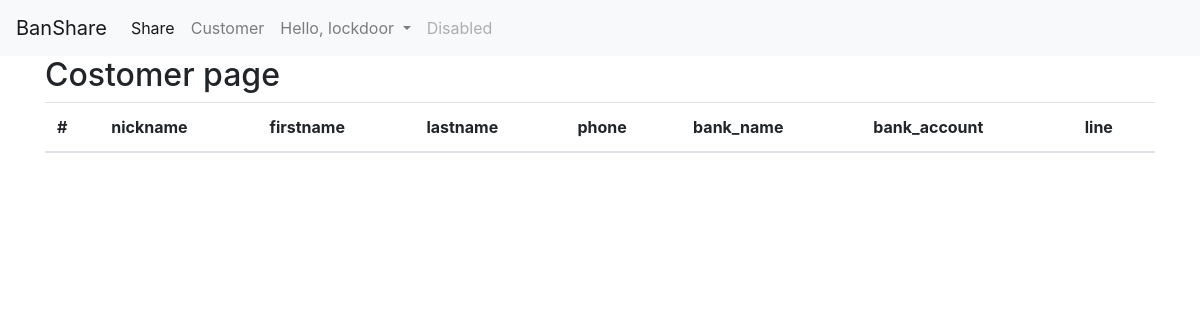
Page /customer/ (signed in) on the earlier database version.
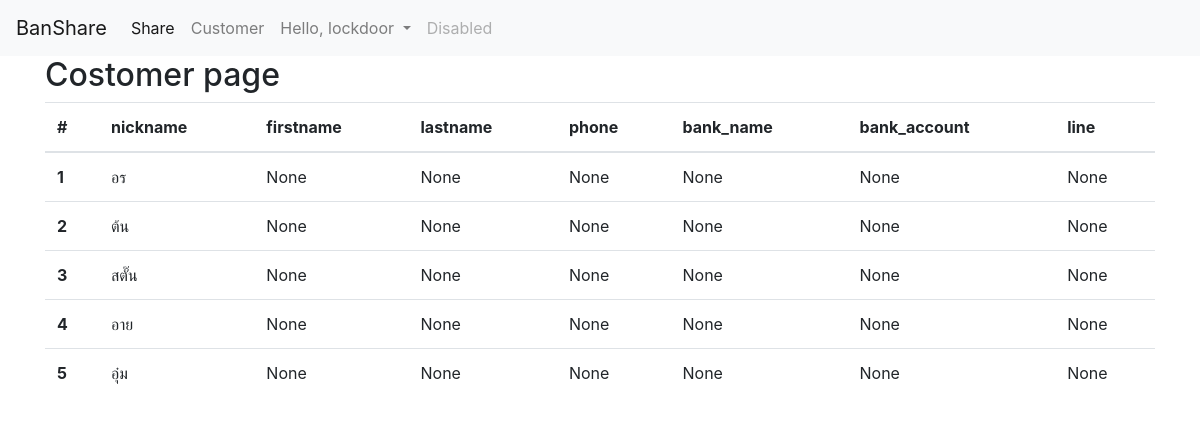
Same page on the later database version.
### share/models.py (models this page shows, shortened)
class Customers(models.Model):
    firstname = models.CharField(max_length=30, blank=True, null=True)
    lastname = models.CharField(max_length=30, blank=True, null=True)
    nickname = models.CharField(max_length=20)
    phone = models.CharField(max_length=20, blank=True, null=True)
    bank_account = models.CharField(max_length=20, blank=True, null=True)
    BANK_NAME = [
        ('BBL', 'ธนาคารกรุงเทพ'),
        ('BBC', 'ธนาคารกรุงเทพพาณิชย์การ'),
        ('KTB', 'ธนาคารกรุงไทย'),
        ('BAY', 'ธนาคารกรุงศรีอยุธยา'),
        ('KBANK', 'ธนาคารกสิกรไทย'),
        ('CITI', 'ธนาคารซิตี้แบงค์'),
        ('TMB', 'ธนาคารทหารไทย'),
        ('SCB', 'ธนาคารไทยพาณิชย์'),
        ('NBANK', 'ธนาคารธนชาติ'),
        ('SICB', 'ธนาคารนครหลวงไทย'),
        ('GSB', 'ธนาคารออมสิน'),
        ('GHB', 'ธนาคารอาคารสงเคราะห์'),
        ('BAAC', 'ธ.ก.ส.')
    ]
    bank_name = models.CharField(max_length=5, choices=BANK_NAME, blank=True, null=True)
    line = models.CharField(max_length=20, blank=True, null=True)

### share/views.py (the view)
# urls.py: path('customer/', views.customer, name='customer'),
@login_required(login_url='share:loginForm')
def customer(request):
    customers = Customers.objects.all()
    return render(request, 'share/customer.html', {'customers': customers})

### share/templates/share/customer.html
{% extends 'share/nav.html' %}
{% block content %}
<h2>Costomer page</h2>
<table class="table table-hover">
  <thead>
    <tr>
      <th scope="col">#</th>
      <th scope="col">nickname</th>
      <th scope="col">firstname</th>
      <th scope="col">lastname</th>
      <th scope="col">phone</th>
      <th scope="col">bank_name</th>
      <th scope="col">bank_account</th>
      <th scope="col">line</th>
    </tr>
  </thead>
  <tbody>
    {% for customer in customers %}
    <tr>
      <th scope="row">{{customer.id}}</th>
      <td>{{customer.nickname}}</td>
      <td>{{customer.firstname}}</td>
      <td>{{customer.lastname}}</td>
      <td>{{customer.phone}}</td>
      <td>{{customer.bank_name}}</td>
      <td>{{customer.bank_account}}</td>
      <td>{{customer.line}}</td>
    </tr>
    {% endfor %}
  </tbody>
</table>
{% endblock %}

### share/templates/share/nav.html (shortened to what this page needs)
{% extends 'share/header.html' %}
{% block nav %}
<nav class="navbar navbar-expand-lg navbar-light bg-light">
    <a class="navbar-brand" href="{% url 'share:index' %}">BanShare</a>
    {% if user.is_authenticated %}
    <div class="collapse navbar-collapse" id="navbarSupportedContent">
        <ul class="navbar-nav mr-auto">
            <li class="nav-item active">
                <a class="nav-link" href="{% url 'share:shareGroup' %}">Share <span class="sr-only">(current)</span></a>
            </li>
            <li class="nav-item">
                <a class="nav-link" href="{% url 'share:customer' %}">Customer</a>
            </li>
            <li class="nav-item dropdown">
                <a class="nav-link dropdown-toggle" href="#" id="navbarDropdown" role="button" data-toggle="dropdown"
                    aria-haspopup="true" aria-expanded="false">
                    Hello, {{user.username}}
                </a>
            </li>
            <li class="nav-item">
                <a class="nav-link disabled" href="#" tabindex="-1" aria-disabled="true">Disabled</a>
            </li>
        </ul>
    </div>
    {% endif %}
</nav>
<div class="container">
    {% block content %}
    {% endblock %}
</div>
{% endblock %}

### share/templates/share/header.html (shortened to what this page needs)
<!DOCTYPE html>
<html lang="en">
<head>
  <link rel="stylesheet" href="https://stackpath.bootstrapcdn.com/bootstrap/4.4.1/css/bootstrap.min.css"
>
</head>
<body>
  {% block nav %}
  {%endblock%}
</body>
</html>

Differences in the rows shown:
added Customers: id "1", nickname "อร", firstname "None", lastname "None", phone "None", bank_name "None", bank_account "None", line "None"
added Customers: id "2", nickname "ต้น", firstname "None", lastname "None", phone "None", bank_name "None", bank_account "None", line "None"
added Customers: id "3", nickname "สตั๊น", firstname "None", lastname "None", phone "None", bank_name "None", bank_account "None", line "None"
added Customers: id "4", nickname "อาย", firstname "None", lastname "None", phone "None", bank_name "None", bank_account "None", line "None"
added Customers: id "5", nickname "อุ๋ม", firstname "None", lastname "None", phone "None", bank_name "None", bank_account "None", line "None"
